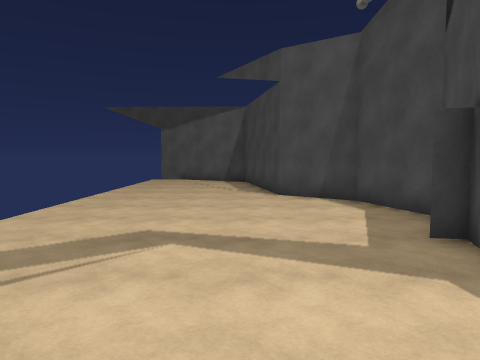
View 1 (above)

14 first-person views from a walk through a scene from a Unity 3-D project. The camera is 1.5 m above the floor, tilts 4° down and sees 70° across. The floor is counted in squares, 1.18 m on a side. Each view is taken from the middle of a square. On the plan, view 1 faces up. The plan holds only what a view shows up to about 14 squares ahead; the rest is blank. The place goes on beyond the plan. The player character is not drawn. Surface patterns are stand-ins for the level's own textures.

View 2
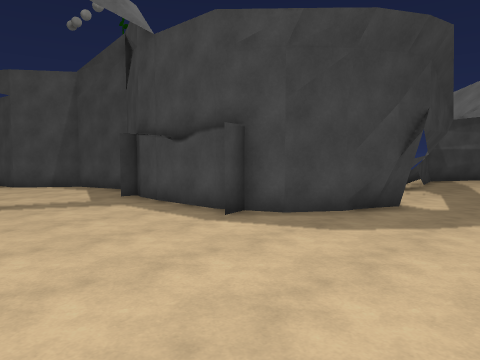

View 3
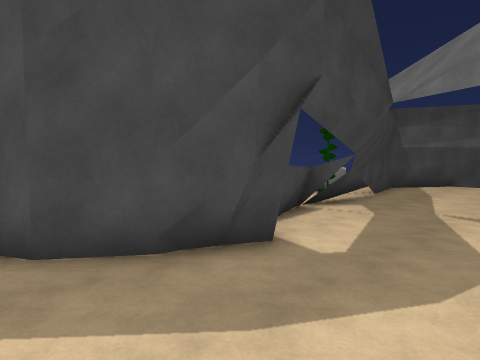

View 4
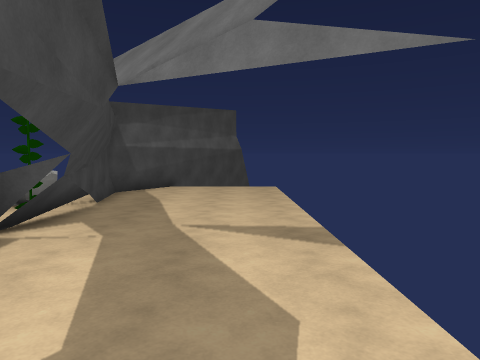

View 5
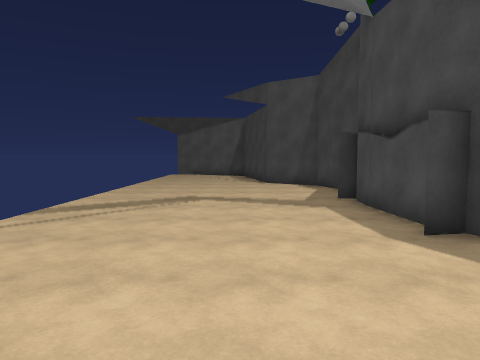

View 6
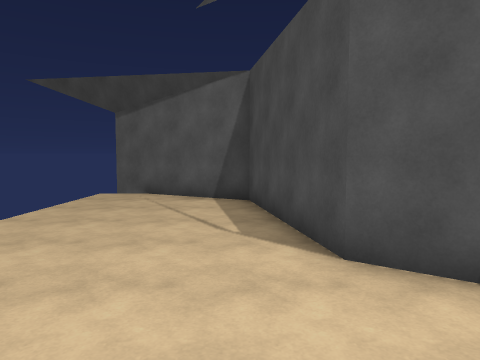

View 7
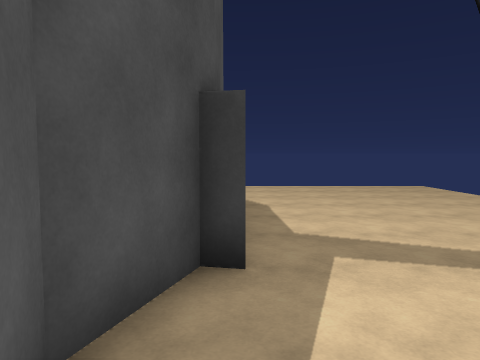

View 8
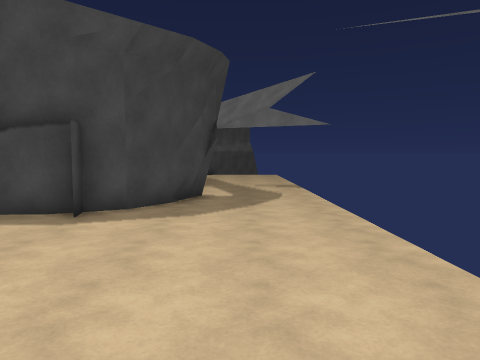

View 9
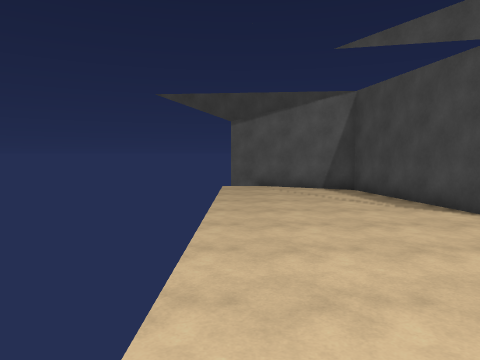

View 10
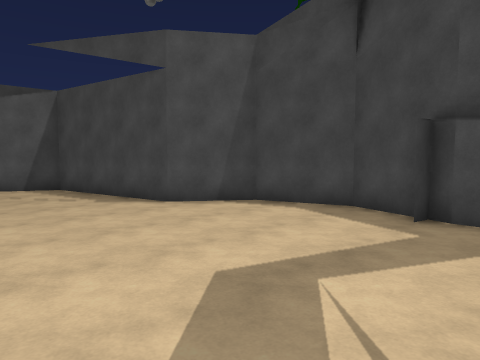

View 11
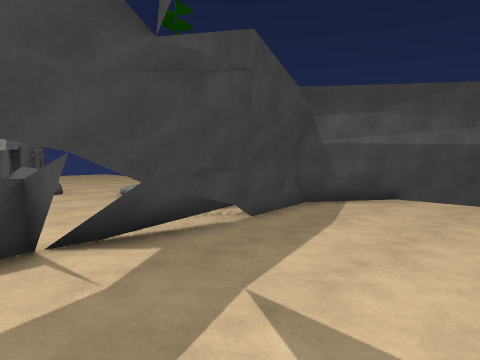

View 12
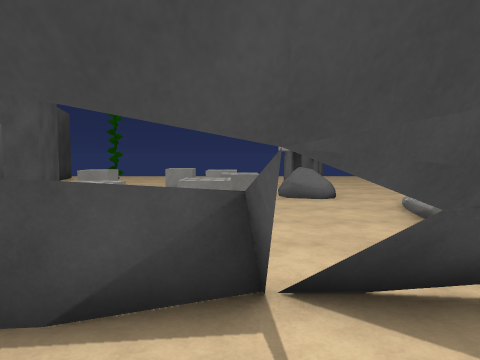

View 13
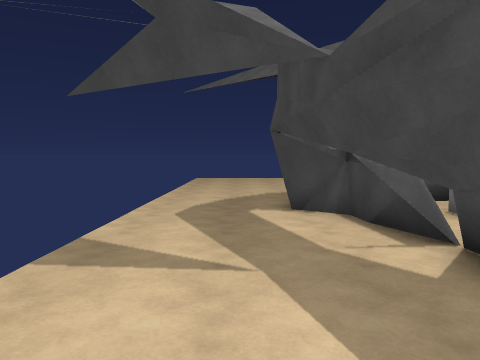

View 14
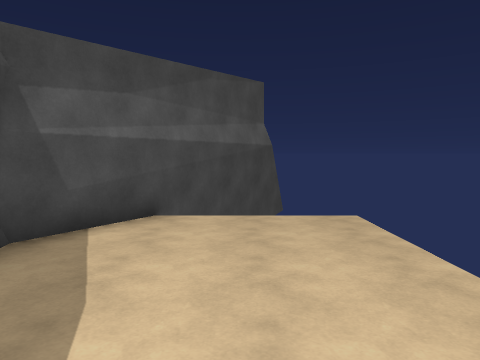

### Floor plan
Points are (right, up) in squares from view 1. A wall is a line through its corners. A room is listed if a view was taken in it or the views show most of it. See-through windows are left out.
Room 1 (views 1, 2, 3, 4, 5, 6, 7, 8, 9, 10, 11, 12, 13, 14)
walls: (3.3, 3.6) (3.3, 4.7) (4.1, 7.1) (3.3, 9.7) (1.3, 11.1) (0.3, 16.8) (-4.5, 19.2); (4.3, 0.8) (3.7, 0.5) (2.9, 0.4); (2.9, 5.2) (3.5, 5.1); (7.4, -0.6) (6.9, -2) (6.3, -1.8) (4.1, -0.3) (3.7, 0.5) (3.4, 1.2) (3.3, 3.7); (6.9, -2) (5.9, -1.6); (7, -1.9) (6.2, -1.6); (10.1, -0.4) (7.6, -0.6) (7, -1.4); (10.3, -1.5) (9.4, -1.6); (13.6, -0.2) (10.9, -1); (15.7, 0.3) (10.3, -1.4); (20.6, -2.1) (16.7, 0.4) (11.1, -0.7)
low walls: (6.4, -1.6) (5.3, -1.2); (10.3, 0) (9.2, -0.4); (12.5, -0.5) (11, -0.5); (16.8, 0.3) (10.6, -0.3)

Positions as (right, up) in squares from view 1, and headings:
1: (0, 0), facing up
2: (-2, -5), facing up-right
3: (3, -5), facing up-right
4: (5, -4), facing right
5: (0, -5), facing up
6: (0, 7), facing up
7: (3, 9), facing down
8: (-4, -3), facing right
9: (-4, 4), facing up
10: (-4, 3), facing up-right
11: (9, -5), facing up-right
12: (10, -3), facing up
13: (15, -3), facing left
14: (12, -3), facing right
